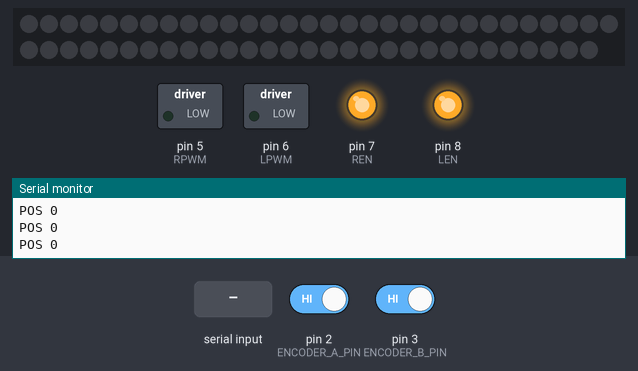
Simulated run of this sketch. Board: Arduino Uno, built with avr-gcc and run on an emulated ATmega328P. On the bench: 59 RGB LEDs in strip order, left to right, continuing on the next row, switched loads named in the sketch (green lamp = pin HIGH), output pins drawn as LEDs (lit = HIGH), the last lines printed to the serial monitor. The inputs (shaded band) are chosen by the test bench; at power-on: pin 2 (ENCODER_A_PIN) HIGH, pin 3 (ENCODER_B_PIN) HIGH. Dim RGB values are drawn brighter than linear.

Above: at 1.2 s.
1.3 s: "c90\n" received over Serial
At 2.81 s:
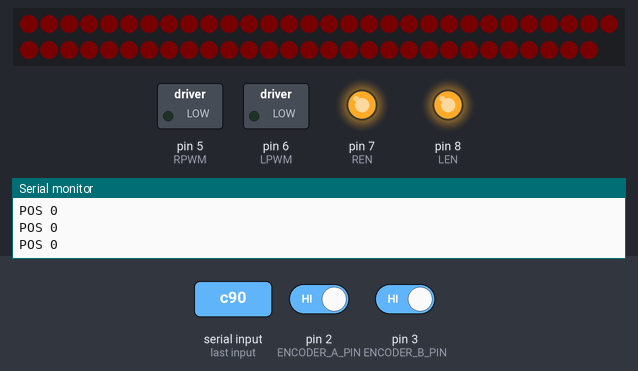
3.2 s: "1\n" received over Serial
At 3.7 s:
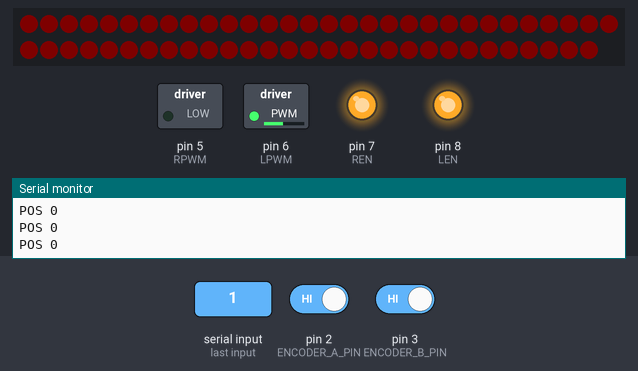
4.9 s: "2\n" received over Serial
At 5.7 s:
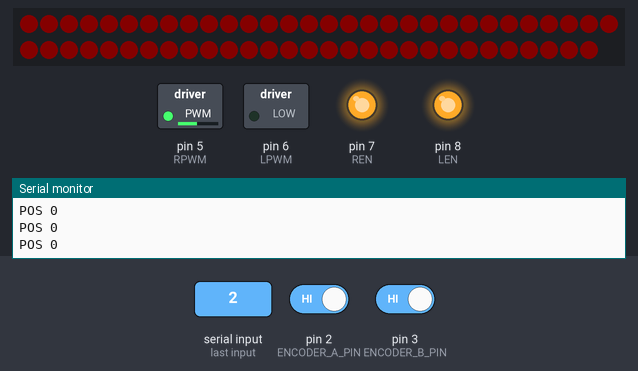
6.8 s: "g90\n" received over Serial
At 8.17 s:
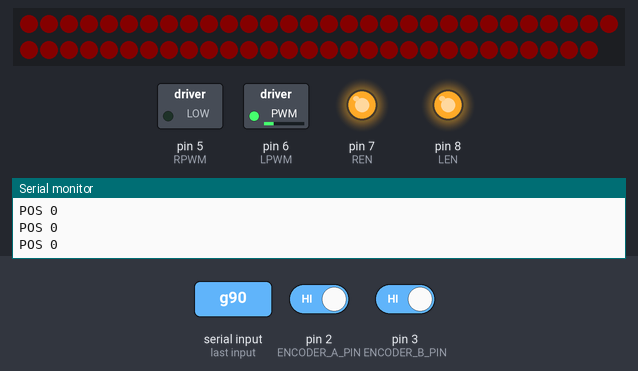
9.8 s: "c\n" received over Serial
At 11.2 s:
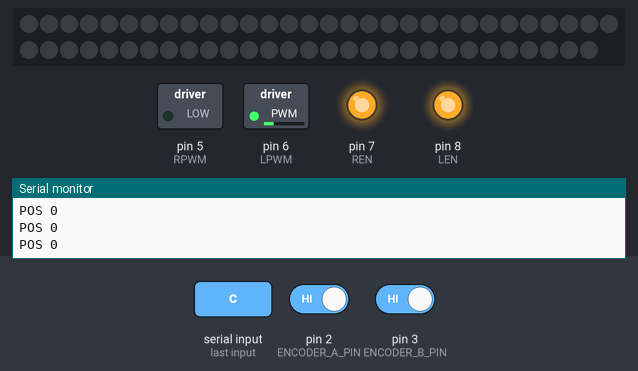
12.8 s: "c 45\n" received over Serial
At 15.5 s:
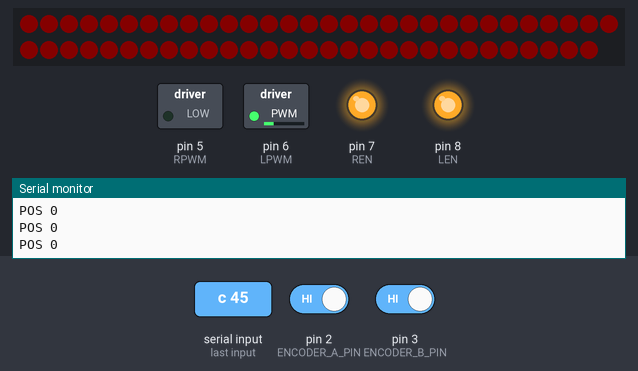
Timing chart, 0 to 16.8 s (numbered marks = the images above; inputs shaded):
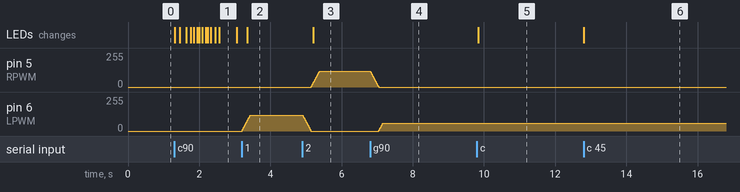

Measured:
- after the input at 1.3 s, the LEDs: first change at once (image 1 shows a later state)
- after the input at 3.2 s, pin 6 (LPWM): moves from 0/255 to 120/255 over 0.23 s, starting at once
- after the input at 4.9 s, pin 5 (RPWM): moves from 0/255 to 120/255 over 0.23 s, starting after 0.25 s; pin 6 (LPWM): moves from 120/255 to 0/255 over 0.23 s, starting at once; the LEDs: change after 0.31 s (image 3)
- after the input at 6.8 s, pin 5 (RPWM): moves from 120/255 to 0/255 over 0.23 s, starting at once; pin 6 (LPWM): moves from 0/255 to 60/255 over 0.11 s, starting after 0.25 s
- after the input at 9.8 s, the LEDs: change at once (image 5)
- after the input at 12.8 s, the LEDs: change at once (image 6)

The sketch:

pulley.ino
```cpp
// BTS7960 serial motor control for Arduino UNO
// Commands over USB serial:
//   1 -> spin left
//   2 -> spin right
//   3 -> soft stop
//   p -> report encoder position
//   z -> zero encoder (set current position as home)
//   g<ticks> -> go to absolute encoder position (e.g. g1425)
//   c<R>,<G>,<B> -> set NeoPixel strip color (e.g. c255,40,0)
//   b0 / b1    -> disable / enable breathing animation

#include <Adafruit_NeoPixel.h>

#define NEOPIXEL_PIN 4
#define NUM_LEDS 59

Adafruit_NeoPixel strip(NUM_LEDS, NEOPIXEL_PIN, NEO_GRBW + NEO_KHZ800);

const int RPWM = 5;
const int LPWM = 6;
const int REN = 7;
const int LEN = 8;

// Encoder pins (hardware interrupts on UNO)
const int ENCODER_A_PIN = 2;
const int ENCODER_B_PIN = 3;

const long BAUD_RATE = 115200;
const int CRUISE_PWM = 120;     // manual left/right speed (slow for testing)
const int GOTO_PWM = 100;       // go-to-position speed
const int GOTO_SLOW_PWM = 60;   // even slower when close to target
const int PWM_STEP = 5;
const unsigned long RAMP_INTERVAL_MS = 10;
const unsigned long POS_REPORT_INTERVAL_MS = 100;
const bool LEFT_IS_RPWM = false;

// Encoder constants
const long TICKS_PER_REV = 16567;  // 1425.1 PPR * 11.625 belt ratio
const long POSITION_DEADBAND = 20; // ticks tolerance (~0.4 degrees)
const long SLOW_ZONE = 500;        // start slowing down within this many ticks

// Encoder state (volatile for ISR access)
volatile long encoderCount = 0;

// Go-to-position state
bool gotoActive = false;
long targetPosition = 0;

// LED breathing state
uint8_t baseR = 0, baseG = 0, baseB = 0;
bool breatheEnabled = true;
unsigned long breatheStartMs = 0;  // reset on color change so cycle starts at peak
const unsigned long BREATHE_PERIOD_MS = 3000;  // full cycle duration
const uint8_t BREATHE_MIN = 40;   // minimum brightness (out of 255)
const uint8_t BREATHE_MAX = 255;  // maximum brightness

enum Direction {
  DIR_STOPPED,
  DIR_LEFT,
  DIR_RIGHT
};

Direction activeDirection = DIR_STOPPED;
Direction requestedDirection = DIR_STOPPED;
int currentPwm = 0;
unsigned long lastRampUpdateMs = 0;
unsigned long lastPosReportMs = 0;

// --- Encoder ISRs ---
void encoderISR_A() {
  if (digitalRead(ENCODER_B_PIN) == digitalRead(ENCODER_A_PIN)) {
    encoderCount--;
  } else {
    encoderCount++;
  }
}

void encoderISR_B() {
  if (digitalRead(ENCODER_A_PIN) == digitalRead(ENCODER_B_PIN)) {
    encoderCount++;
  } else {
    encoderCount--;
  }
}

// --- Motor helpers ---
void stopMotor() {
  analogWrite(RPWM, 0);
  analogWrite(LPWM, 0);
}

void setLeftPwm(int pwm) {
  pwm = constrain(pwm, 0, 255);

  if (LEFT_IS_RPWM) {
    analogWrite(LPWM, 0);
    analogWrite(RPWM, pwm);
  } else {
    analogWrite(RPWM, 0);
    analogWrite(LPWM, pwm);
  }
}

void setRightPwm(int pwm) {
  pwm = constrain(pwm, 0, 255);

  if (LEFT_IS_RPWM) {
    analogWrite(RPWM, 0);
    analogWrite(LPWM, pwm);
  } else {
    analogWrite(LPWM, 0);
    analogWrite(RPWM, pwm);
  }
}

void applyMotorOutput(Direction direction, int pwm) {
  if (direction == DIR_LEFT) {
    setLeftPwm(pwm);
  } else if (direction == DIR_RIGHT) {
    setRightPwm(pwm);
  } else {
    stopMotor();
  }
}

// --- Serial command parsing ---
char cmdBuffer[16];
int cmdBufferIdx = 0;

void handleCommand(char command) {
  if (command == '1') {
    gotoActive = false;
    requestedDirection = DIR_LEFT;
    Serial.println("CMD LEFT");
  } else if (command == '2') {
    gotoActive = false;
    requestedDirection = DIR_RIGHT;
    Serial.println("CMD RIGHT");
  } else if (command == '3') {
    gotoActive = false;
    requestedDirection = DIR_STOPPED;
    Serial.println("CMD STOP");
  } else if (command == 'p') {
    long pos = encoderCount;
    Serial.print("POS ");
    Serial.println(pos);
  } else if (command == 'z') {
    encoderCount = 0;
    Serial.println("POS 0");
    Serial.println("ZEROED");
  } else {
    Serial.print("IGNORED ");
    Serial.println(command);
  }
}

void handleGotoCommand(long ticks) {
  targetPosition = ticks;
  gotoActive = true;
  Serial.print("GOTO ");
  Serial.println(targetPosition);
}

void readSerialCommands() {
  while (Serial.available() > 0) {
    char incoming = Serial.read();

    if (incoming == '\n' || incoming == '\r') {
      if (cmdBufferIdx > 0) {
        cmdBuffer[cmdBufferIdx] = '\0';
        if (cmdBuffer[0] == 'g') {
          long ticks = atol(&cmdBuffer[1]);
          handleGotoCommand(ticks);
        } else if (cmdBuffer[0] == 'c') {
          // Parse c<R>,<G>,<B>
          int r = 0, g = 0, b = 0;
          char *ptr = &cmdBuffer[1];
          r = atoi(ptr);
          ptr = strchr(ptr, ',');
          if (ptr) { ptr++; g = atoi(ptr); ptr = strchr(ptr, ','); }
          if (ptr) { ptr++; b = atoi(ptr); }
          baseR = r; baseG = g; baseB = b;
          breatheStartMs = millis();  // reset cycle so it starts at peak brightness
          strip.fill(strip.Color(r, g, b));
          strip.show();
          Serial.print("LED ");
          Serial.print(r); Serial.print(",");
          Serial.print(g); Serial.print(",");
          Serial.println(b);
        } else if (cmdBuffer[0] == 'b') {
          // b0 = breathing off (solid), b1 = breathing on
          breatheEnabled = (cmdBuffer[1] != '0');
          Serial.print("BREATHE ");
          Serial.println(breatheEnabled ? "ON" : "OFF");
        } else if (cmdBufferIdx == 1) {
          handleCommand(cmdBuffer[0]);
        }
        cmdBufferIdx = 0;
      }
      continue;
    }

    if (incoming == ' ' || incoming == '\t') {
      continue;
    }

    if (cmdBufferIdx < (int)(sizeof(cmdBuffer) - 1)) {
      cmdBuffer[cmdBufferIdx++] = incoming;
    }
  }
}

// --- Go-to-position logic ---
void updateGoto() {
  if (!gotoActive) return;

  long pos = encoderCount;
  long error = targetPosition - pos;

  if (abs(error) <= POSITION_DEADBAND) {
    // Target reached
    gotoActive = false;
    requestedDirection = DIR_STOPPED;
    Serial.print("REACHED ");
    Serial.println(pos);
    return;
  }

  // Determine direction
  Direction needed = (error > 0) ? DIR_LEFT : DIR_RIGHT;

  // Determine speed based on distance
  int targetPwm;
  if (abs(error) < SLOW_ZONE) {
    targetPwm = GOTO_SLOW_PWM;
  } else {
    targetPwm = GOTO_PWM;
  }

  requestedDirection = needed;

  // Override cruise PWM for goto moves
  if (activeDirection == needed && currentPwm > targetPwm) {
    currentPwm = targetPwm;
    applyMotorOutput(activeDirection, currentPwm);
  }
}

// --- Motion ramp ---
void stepTowardStop() {
  if (activeDirection == DIR_STOPPED) {
    currentPwm = 0;
    stopMotor();
    return;
  }

  if (currentPwm > 0) {
    currentPwm = max(0, currentPwm - PWM_STEP);
    applyMotorOutput(activeDirection, currentPwm);
  }

  if (currentPwm == 0) {
    stopMotor();
    activeDirection = DIR_STOPPED;
    Serial.println("STATE STOPPED");
  }
}

void updateMotion() {
  unsigned long now = millis();
  if (now - lastRampUpdateMs < RAMP_INTERVAL_MS) {
    return;
  }
  lastRampUpdateMs = now;

  if (requestedDirection == DIR_STOPPED) {
    stepTowardStop();
    return;
  }

  if (activeDirection == DIR_STOPPED) {
    activeDirection = requestedDirection;
  }

  if (activeDirection != requestedDirection) {
    stepTowardStop();
    return;
  }

  // Determine target PWM (lower for goto moves)
  int targetCruise = gotoActive ? GOTO_PWM : CRUISE_PWM;

  if (currentPwm < targetCruise) {
    currentPwm = min(targetCruise, currentPwm + PWM_STEP);
    applyMotorOutput(activeDirection, currentPwm);
  } else if (currentPwm > targetCruise) {
    currentPwm = max(targetCruise, currentPwm - PWM_STEP);
    applyMotorOutput(activeDirection, currentPwm);
  }
}

// --- Periodic position reporting ---
void reportPosition() {
  unsigned long now = millis();
  if (now - lastPosReportMs < POS_REPORT_INTERVAL_MS) {
    return;
  }
  lastPosReportMs = now;

  Serial.print("POS ");
  Serial.println(encoderCount);
}

// --- LED breathing animation ---
unsigned long lastLedUpdateMs = 0;
const unsigned long LED_UPDATE_INTERVAL_MS = 30;  // ~33fps, limits interrupt-off time from strip.show()

void updateLEDs() {
  if (!breatheEnabled) return;
  if (baseR == 0 && baseG == 0 && baseB == 0) return;

  // Don't update LEDs while motor is active — strip.show() disables interrupts
  // and causes encoder ticks to be missed
  if (gotoActive || activeDirection != DIR_STOPPED) return;

  unsigned long now = millis();
  if (now - lastLedUpdateMs < LED_UPDATE_INTERVAL_MS) return;
  lastLedUpdateMs = now;

  // Sine-wave breathing: phase relative to last color change so it starts at peak
  float phase = (float)((now - breatheStartMs) % BREATHE_PERIOD_MS) / BREATHE_PERIOD_MS;
  // cos gives smooth 1→-1→1 over one cycle; remap to BREATHE_MIN..BREATHE_MAX
  float wave = (cos(phase * 2.0 * PI) + 1.0) / 2.0;  // 0.0 .. 1.0
  float scale = ((float)BREATHE_MIN + wave * (float)(BREATHE_MAX - BREATHE_MIN)) / 255.0;

  uint8_t r = (uint8_t)(baseR * scale);
  uint8_t g = (uint8_t)(baseG * scale);
  uint8_t b = (uint8_t)(baseB * scale);

  strip.fill(strip.Color(r, g, b));
  strip.show();
}

// --- Setup & Loop ---
void setup() {
  pinMode(RPWM, OUTPUT);
  pinMode(LPWM, OUTPUT);
  pinMode(REN, OUTPUT);
  pinMode(LEN, OUTPUT);

  digitalWrite(REN, HIGH);
  digitalWrite(LEN, HIGH);

  stopMotor();

  // Encoder setup
  pinMode(ENCODER_A_PIN, INPUT_PULLUP);
  pinMode(ENCODER_B_PIN, INPUT_PULLUP);
  attachInterrupt(digitalPinToInterrupt(ENCODER_A_PIN), encoderISR_A, CHANGE);
  attachInterrupt(digitalPinToInterrupt(ENCODER_B_PIN), encoderISR_B, CHANGE);

  Serial.begin(BAUD_RATE);

  // NeoPixel setup
  strip.begin();
  strip.setBrightness(40);  // cap brightness to limit current (~400mA safe for UNO 5V rail)
  strip.show();

  Serial.println("READY");
}

void loop() {
  readSerialCommands();
  updateGoto();
  updateMotion();
  reportPosition();
  updateLEDs();
}
```
